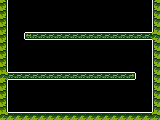

A level layout from a 2D game, rendered from its tile map. Below: a short description, then the map file with its tile-grid data intact:
An orthogonal 20x15 tile map with 8x8 px tiles, 1 tile layer (Tile Layer 1) and 5 objects (3x floor, 2x wall).

<map version="1.4" tiledversion="1.4.1" orientation="orthogonal" renderorder="right-down" width="20" height="15" tilewidth="8" tileheight="8" infinite="0" nextlayerid="3" nextobjectid="7">
 <editorsettings>
  <export target="../media/maps/map-1.json" format="json" />
 </editorsettings>
 <tileset firstgid="1" name="map-tiles" tilewidth="8" tileheight="8" tilecount="64" columns="64">
  <image source="../media/images/map-tiles.png" width="512" height="8" />
 </tileset>
 <layer id="1" name="Tile Layer 1" width="20" height="15">
  <data encoding="csv">
11,0,0,0,0,0,0,0,0,0,0,0,0,0,0,0,0,0,0,9,
11,0,0,0,0,0,0,0,0,0,0,0,0,0,0,0,0,0,0,9,
11,0,0,0,0,0,0,0,0,0,0,0,0,0,0,0,0,0,0,9,
11,0,0,0,0,0,0,0,0,0,0,0,0,0,0,0,0,0,0,9,
11,0,0,25,26,26,26,26,26,26,26,26,26,26,26,26,26,26,26,10,
11,0,0,0,0,0,0,0,0,0,0,0,0,0,0,0,0,0,0,9,
11,0,0,0,0,0,0,0,0,0,0,0,0,0,0,0,0,0,0,9,
11,0,0,0,0,0,0,0,0,0,0,0,0,0,0,0,0,0,0,9,
11,0,0,0,0,0,0,0,0,0,0,0,0,0,0,0,0,0,0,9,
10,26,26,26,26,26,26,26,26,26,26,26,26,26,26,26,27,0,0,9,
11,0,0,0,0,0,0,0,0,0,0,0,0,0,0,0,0,0,0,9,
11,0,0,0,0,0,0,0,0,0,0,0,0,0,0,0,0,0,0,9,
11,0,0,0,0,0,0,0,0,0,0,0,0,0,0,0,0,0,0,9,
11,0,0,0,0,0,0,0,0,0,0,0,0,0,0,0,0,0,0,9,
10,2,2,2,2,2,2,2,2,2,2,2,2,2,2,2,2,2,2,10
</data>
 </layer>
 <objectgroup id="2" name="Object Layer 1">
  <object id="1" name="floor" x="0" y="112" width="160" height="8" />
  <object id="2" name="wall" x="152" y="0" width="8" height="121.75" />
  <object id="3" name="wall" x="0" y="0" width="8" height="120" />
  <object id="4" name="floor" x="8" y="72" width="128" height="8" />
  <object id="6" name="floor" x="24" y="32" width="128" height="8" />
 </objectgroup>
</map>